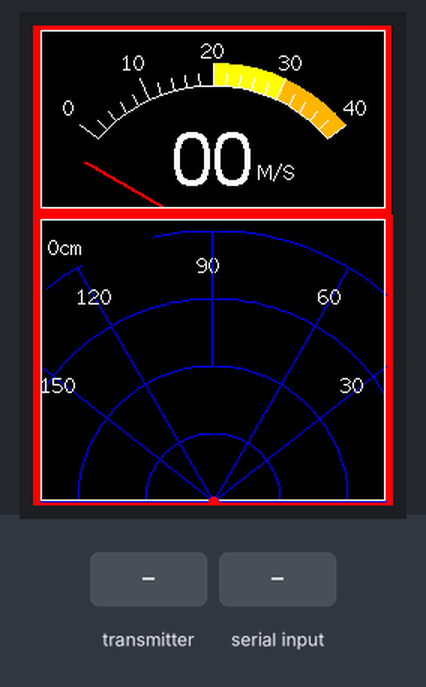
The sketch below on a simulated ESP32. Shown: 240×320 colour display. The test bench sets the inputs (shaded band). What the sketch prints to the serial monitor is not drawn.

Above: at 1.5 s.
1.6 s: the transmitter starts sending distanceValue = 1024
At 1.81 s:
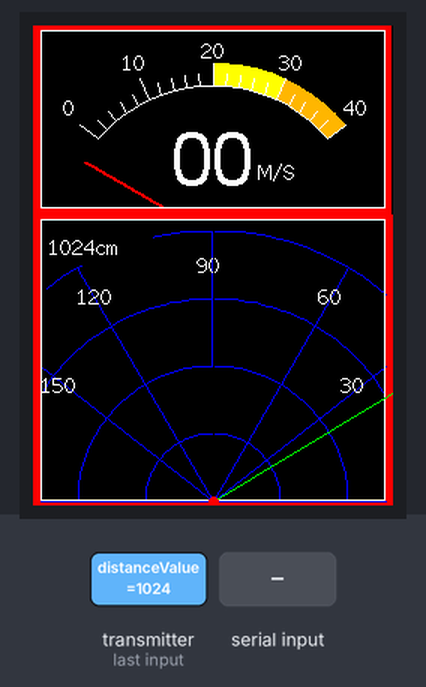
3.1 s: "90,45\n" received over the second serial link
At 3.33 s:
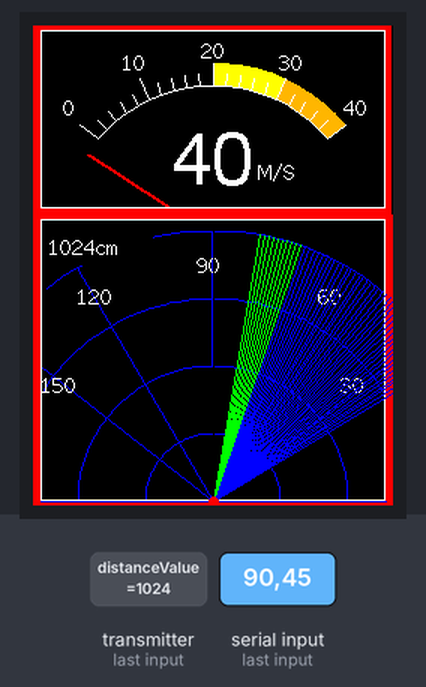
4.6 s: the transmitter starts sending distanceValue = 0
At 6.6 s:
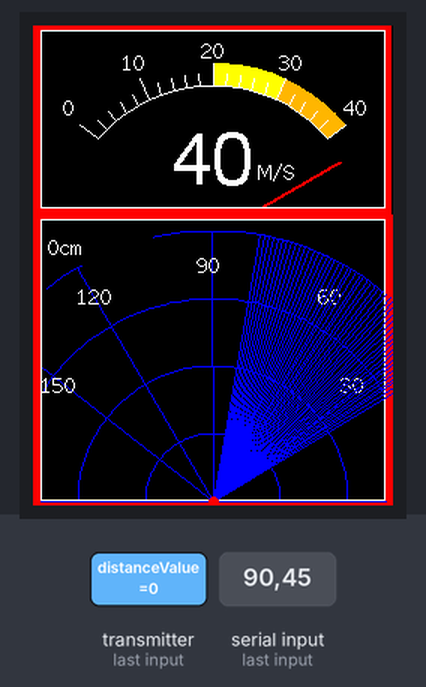
7.3 s: "0\n" received over the second serial link
At 7.49 s:
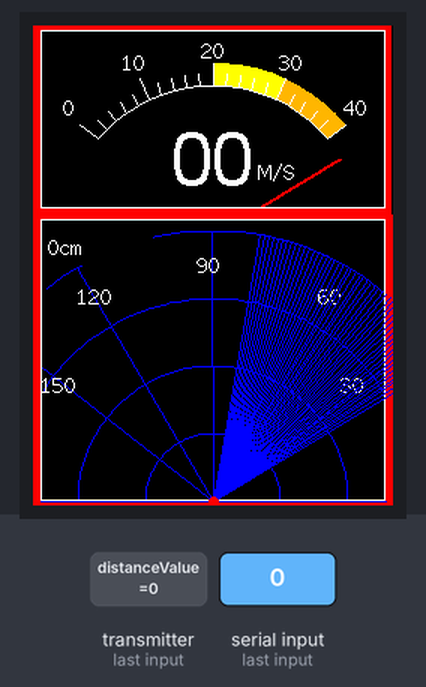
Timing chart, 0 to 9.8 s (numbered marks = the images above; inputs shaded):
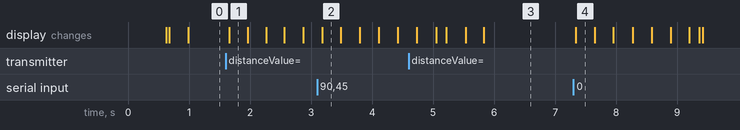

The sketch:

LCD_Screen_Display.ino
```cpp
#include <TFT_eSPI.h>
#include <SPI.h>
#include <esp_now.h>
#include <esp_wifi.h>
#include <WiFi.h>
#include <HardwareSerial.h>

TFT_eSPI tft = TFT_eSPI();       // Invoke custom library

#define TFT_GREY 0x5AEB
#define LOOP_PERIOD 35 // Display updates every 35 ms

#define RXD_PIN 16
#define TXD_PIN 17

// Analog meter globals
float ltx = 0;    // Saved x coord of bottom of needle
uint16_t osx = 120, osy = 120; // Saved x & y coords
uint32_t updateTime = 0;       // time for next update
int old_analog = -999; // Value last displayed

// Modified Radar display globals
#define RADAR_PIVOT_X 120    // Center X coordinate
#define RADAR_PIVOT_Y 317    // Center Y coordinate for semicircle
#define RADAR_LENGTH 180     // Maximum length of radar line
#define HISTORY_POINTS 180   // One point per degree

float oldRadarX = RADAR_PIVOT_X;
float oldRadarY = RADAR_PIVOT_Y - RADAR_LENGTH;
int oldDistance = 0;
float sweepAngle = 0;      // Current sweep angle (0-180)
bool movingRight = true;   // Track direction of sweep
int distanceHistory[HISTORY_POINTS];
unsigned long lastRadarUpdate = 0;
const int RADAR_UPDATE_INTERVAL = 30;

float receivedSpeed = 0.0;
int wifiChannel = 1;

struct DistanceData {
    int distanceValue;
};
DistanceData receivedData;

void analogMeter() {
    // Meter outline
    tft.fillRect(0, 0, 239, 126, TFT_RED);
    tft.fillRect(5, 3, 230, 119, TFT_BLACK);

    tft.setTextColor(TFT_WHITE);  // Text colour

    // Draw ticks every 5 degrees from -50 to +50 degrees (100 deg. FSD swing)
    for (int i = -50; i < 51; i += 5) {
        // Long scale tick length
        int tl = 15;

        // Coordinates of tick to draw
        float sx = cos((i - 90) * 0.0174532925);
        float sy = sin((i - 90) * 0.0174532925);
        uint16_t x0 = sx * (100 + tl) + 120;
        uint16_t y0 = sy * (100 + tl) + 140;
        uint16_t x1 = sx * 100 + 120;
        uint16_t y1 = sy * 100 + 140;

        // Coordinates of next tick for zone fill
        float sx2 = cos((i + 5 - 90) * 0.0174532925);
        float sy2 = sin((i + 5 - 90) * 0.0174532925);
        int x2 = sx2 * (100 + tl) + 120;
        int y2 = sy2 * (100 + tl) + 140;
        int x3 = sx2 * 100 + 120;
        int y3 = sy2 * 100 + 140;

        // Yellow zone limits
        if (i >= 0 && i < 25) {
            tft.fillTriangle(x0, y0, x1, y1, x2, y2, TFT_YELLOW);
            tft.fillTriangle(x1, y1, x2, y2, x3, y3, TFT_YELLOW);
        }

        // Orange zone limits
        if (i >= 25 && i < 50) {
            tft.fillTriangle(x0, y0, x1, y1, x2, y2, TFT_ORANGE);
            tft.fillTriangle(x1, y1, x2, y2, x3, y3, TFT_ORANGE);
        }

        // Short scale tick length
        if (i % 25 != 0) tl = 8;

        // Recalculate coords incase tick length changed
        x0 = sx * (100 + tl) + 120;
        y0 = sy * (100 + tl) + 140;
        x1 = sx * 100 + 120;
        y1 = sy * 100 + 140;

        // Draw tick
        tft.drawLine(x0, y0, x1, y1, TFT_WHITE);

        // Check if labels should be drawn, with position tweaks
        if (i % 25 == 0) {
            // Calculate label positions
            x0 = sx * (100 + tl + 10) + 120;
            y0 = sy * (100 + tl + 10) + 140;
            switch (i / 25) {
                case -2: tft.drawCentreString("0", x0, y0 - 12, 2); break;
                case -1: tft.drawCentreString("10", x0, y0 - 9, 2); break;
                case 0: tft.drawCentreString("20", x0, y0 - 6, 2); break;
                case 1: tft.drawCentreString("30", x0, y0 - 9, 2); break;
                case 2: tft.drawCentreString("40", x0, y0 - 12, 2); break;
            }
        }

        // Now draw the arc of the scale
        sx = cos((i + 5 - 90) * 0.0174532925);
        sy = sin((i + 5 - 90) * 0.0174532925);
        x0 = sx * 100 + 120;
        y0 = sy * 100 + 140;
        if (i < 50) tft.drawLine(x0, y0, x1, y1, TFT_WHITE);
    }

    tft.drawRect(5, 3, 230, 119, TFT_WHITE); // Draw bezel line
    plotNeedle(0, 0); // Put meter needle at 0
}

void plotNeedle(int value, byte ms_delay) {
    // Ensure value is within the displayable range
    if (value < -10) value = -10;
    if (value > 110) value = 110;

    // Convert the mapped value back to actual speed in km/h (0-40 range)
    int actualSpeed = map(value, -10, 110, 0, 40);

    // Format the value with leading zeros
    char buf[8];
    sprintf(buf, "%02d", actualSpeed);

    // Move the needle until new value reached
    while (!(value == old_analog)) {
        if (old_analog < value) old_analog++;
        else old_analog--;

        if (ms_delay == 0) old_analog = value; // Update immediately if delay is 0

        float sdeg = map(old_analog, -10, 110, -150, -30); // Map value to angle
        // Calculate tip of needle coords
        float sx = cos(sdeg * 0.0174532925);
        float sy = sin(sdeg * 0.0174532925);

        // Erase old needle image
        tft.drawLine(120 + 20 * ltx - 1, 140 - 20, osx - 1, osy, TFT_BLACK);
        tft.drawLine(120 + 20 * ltx, 140 - 20, osx, osy, TFT_BLACK);
        tft.drawLine(120 + 20 * ltx + 1, 140 - 20, osx + 1, osy, TFT_BLACK);

        // Redraw the speed value
        tft.setTextColor(TFT_WHITE, TFT_BLACK);
        tft.drawCentreString(buf, 120, 70, 6);
        tft.drawString("M/S", 150, 90, 2);

        // Store new needle end coords for next erase
        ltx = tan((sdeg + 90) * 0.0174532925);
        osx = sx * 98 + 120;
        osy = sy * 98 + 140;

        // Draw the needle in the new position
        tft.drawLine(120 + 20 * ltx - 1, 140 - 20, osx - 1, osy, TFT_RED);
        tft.drawLine(120 + 20 * ltx, 140 - 20, osx, osy, TFT_RED);
        tft.drawLine(120 + 20 * ltx + 1, 140 - 20, osx + 1, osy, TFT_RED);

        // Slow needle down slightly as it approaches new position
        if (abs(old_analog - value) < 10) ms_delay += ms_delay / 5;

        // Wait before next update
        delay(ms_delay);
    }
}

void onDataReceive(const uint8_t *mac_addr, const uint8_t *incomingData, int len) {
    memcpy(&receivedData, incomingData, sizeof(receivedData));
    Serial.print("Received Distance Value: ");
    Serial.println(receivedData.distanceValue);
}

void setup(void) {
    tft.init();
    tft.setRotation(0);
    Serial.begin(115200);
    Serial1.begin(115200, SERIAL_8N1, RXD_PIN, TXD_PIN);

    tft.fillScreen(TFT_BLACK);

    // Initialize distanceHistory array
    for(int i = 0; i < HISTORY_POINTS; i++) {
        distanceHistory[i] = 0;
    }

    // Initialize radar variables
    sweepAngle = 0;
    movingRight = true;

    WiFi.mode(WIFI_STA);
    WiFi.disconnect();
    esp_wifi_set_promiscuous(true);
    esp_wifi_set_channel(wifiChannel, WIFI_SECOND_CHAN_NONE);
    esp_wifi_set_promiscuous(false);

    if (esp_now_init() != ESP_OK) {
        Serial.println("Error initializing ESP-NOW");
        return;
    }

    esp_now_register_recv_cb(onDataReceive);

    analogMeter();
    updateTime = millis();

    // Draw initial radar background
    drawRadarBackground();
}

void loop() {
    if (Serial1.available()) {
        String speedStr = Serial1.readStringUntil('\n');
        receivedSpeed = speedStr.toFloat();
        Serial.print("Received Speed (m/s): ");
        Serial.println(receivedSpeed);
    }

    // Update speed meter
    if (updateTime <= millis()) {
        updateTime = millis() + LOOP_PERIOD;
        int meterValue = map(receivedSpeed * 3.6, 0, 36, -10, 110);
        meterValue = constrain(meterValue, -10, 110);
        plotNeedle(meterValue, 10);
    }

    // Update radar display
    drawRadar(receivedData.distanceValue);
}

void drawRadarBackground() {
    // Draw radar box and background
    tft.fillRect(0, 126, 240, 194, TFT_RED);
    tft.fillRect(5, 129, 230, 188, TFT_BLACK);

    // Calculate the visible area boundaries
    int minY = 129;  // Top boundary
    int maxY = 317;  // Bottom boundary
    int minX = 5;    // Left boundary
    int maxX = 235;  // Right boundary

    // Draw semicircle arcs
    for(int r = RADAR_LENGTH/4; r <= RADAR_LENGTH; r += RADAR_LENGTH/4) {
        for(int angle = 0; angle <= 180; angle += 2) {
            float rad = angle * 0.0174532925;
            float nextRad = (angle + 2) * 0.0174532925;

            int x1 = RADAR_PIVOT_X + r * cos(rad);
            int y1 = RADAR_PIVOT_Y - r * sin(rad);
            int x2 = RADAR_PIVOT_X + r * cos(nextRad);
            int y2 = RADAR_PIVOT_Y - r * sin(nextRad);

            // Only draw if within bounds
            if (x1 >= minX && x1 <= maxX && y1 >= minY && y1 <= maxY &&
                x2 >= minX && x2 <= maxX && y2 >= minY && y2 <= maxY) {
                tft.drawLine(x1, y1, x2, y2, TFT_BLUE);
            }
        }
    }

    // Draw angle lines (grid lines)
    for(int angle = 0; angle <= 180; angle += 30) {
        float rad = angle * 0.0174532925;
        int x = RADAR_PIVOT_X + RADAR_LENGTH * cos(rad);
        int y = RADAR_PIVOT_Y - RADAR_LENGTH * sin(rad);

        // Ensure lines stay within boundaries
        if (x < minX) x = minX;
        if (x > maxX) x = maxX;
        if (y < minY) y = minY;
        if (y > maxY) y = maxY;

        // Draw the full line from center to edge
        tft.drawLine(RADAR_PIVOT_X, RADAR_PIVOT_Y, x, y, TFT_BLUE);

        // Draw angle labels only for 30° to 150°
        if (angle >= 30 && angle <= 150) {
            char angleStr[4];
            sprintf(angleStr, "%d°", angle);
            int textX = RADAR_PIVOT_X + (RADAR_LENGTH - 20) * cos(rad);
            int textY = RADAR_PIVOT_Y - (RADAR_LENGTH - 20) * sin(rad);

            // Adjust text position to stay within bounds
            if (textX < minX + 10) textX = minX + 10;
            if (textX > maxX - 20) textX = maxX - 20;
            if (textY < minY + 10) textY = minY + 10;
            if (textY > maxY - 10) textY = maxY - 10;

            tft.setTextColor(TFT_WHITE);
            tft.drawString(angleStr, textX-10, textY-5, 2);
        }
    }

    // Draw the baseline (180-degree line)
    tft.drawLine(minX, RADAR_PIVOT_Y, maxX, RADAR_PIVOT_Y, TFT_BLUE);

    // Draw the border last to ensure it's on top
    tft.drawRect(5, 129, 230, 188, TFT_WHITE);
}
void drawRadar(int distance) {
    if (millis() - lastRadarUpdate < RADAR_UPDATE_INTERVAL) {
        return;
    }
    lastRadarUpdate = millis();

    // Clear the entire radar background periodically to prevent artifacts
    static unsigned long lastBackgroundClear = 0;
    if (millis() - lastBackgroundClear > 5000) {  // Clear every 5 seconds
        drawRadarBackground();
        lastBackgroundClear = millis();
    }

    // Clear previous line
    tft.drawLine(RADAR_PIVOT_X, RADAR_PIVOT_Y, oldRadarX, oldRadarY, TFT_BLACK);

    // Update sweep angle based on current direction
    if (movingRight) {
        sweepAngle += 1;
        if (sweepAngle >= 180) {
            movingRight = false;
            sweepAngle = 179;  // Prevent overshooting
        }
    } else {
        sweepAngle -= 1;
        if (sweepAngle <= 0) {
            movingRight = true;
            sweepAngle = 1;  // Prevent overshooting
        }
    }

    // Store distance in history at current angle
    distanceHistory[(int)sweepAngle] = distance;

    // Draw historical points with fading effect
    for (int angle = 0; angle < 180; angle++) {
        if (distanceHistory[angle] > 0) {
            float rad = angle * 0.0174532925;
            int lineLength = map(constrain(distanceHistory[angle], 0, 400), 0, 400, 0, RADAR_LENGTH);
            int histX = RADAR_PIVOT_X + lineLength * cos(rad);
            int histY = RADAR_PIVOT_Y - lineLength * sin(rad);

            // Use different colors for historical points
            uint16_t pointColor;
            int angleDiff = abs(angle - (int)sweepAngle);
            if (angleDiff < 10) {
                pointColor = TFT_GREEN;  // Recent points
            } else {
                pointColor = TFT_BLUE;   // Older points
            }

            tft.drawLine(RADAR_PIVOT_X, RADAR_PIVOT_Y, histX, histY, pointColor);
        }
    }

    // Draw active sweep line
    float rad = sweepAngle * 0.0174532925;
    int lineLength = map(constrain(distance, 0, 400), 0, 400, 0, RADAR_LENGTH);
    float newX = RADAR_PIVOT_X + lineLength * cos(rad);
    float newY = RADAR_PIVOT_Y - lineLength * sin(rad);
    tft.drawLine(RADAR_PIVOT_X, RADAR_PIVOT_Y, newX, newY, TFT_GREEN);

    // Update old coordinates
    oldRadarX = newX;
    oldRadarY = newY;

    // Draw center point
    tft.fillCircle(RADAR_PIVOT_X, RADAR_PIVOT_Y, 3, TFT_RED);

    // Display distance value
    tft.fillRect(10, 140, 70, 20, TFT_BLACK);
    char distStr[10];
    sprintf(distStr, "%dcm", distance);
    tft.setTextColor(TFT_WHITE, TFT_BLACK);
    tft.drawString(distStr, 10, 140, 2);
}
```

Measured:
- after the input at 1.6 s, the display: changes after 0.06 s (image 1)
- after the input at 7.3 s, the display: changes at once (image 4)
